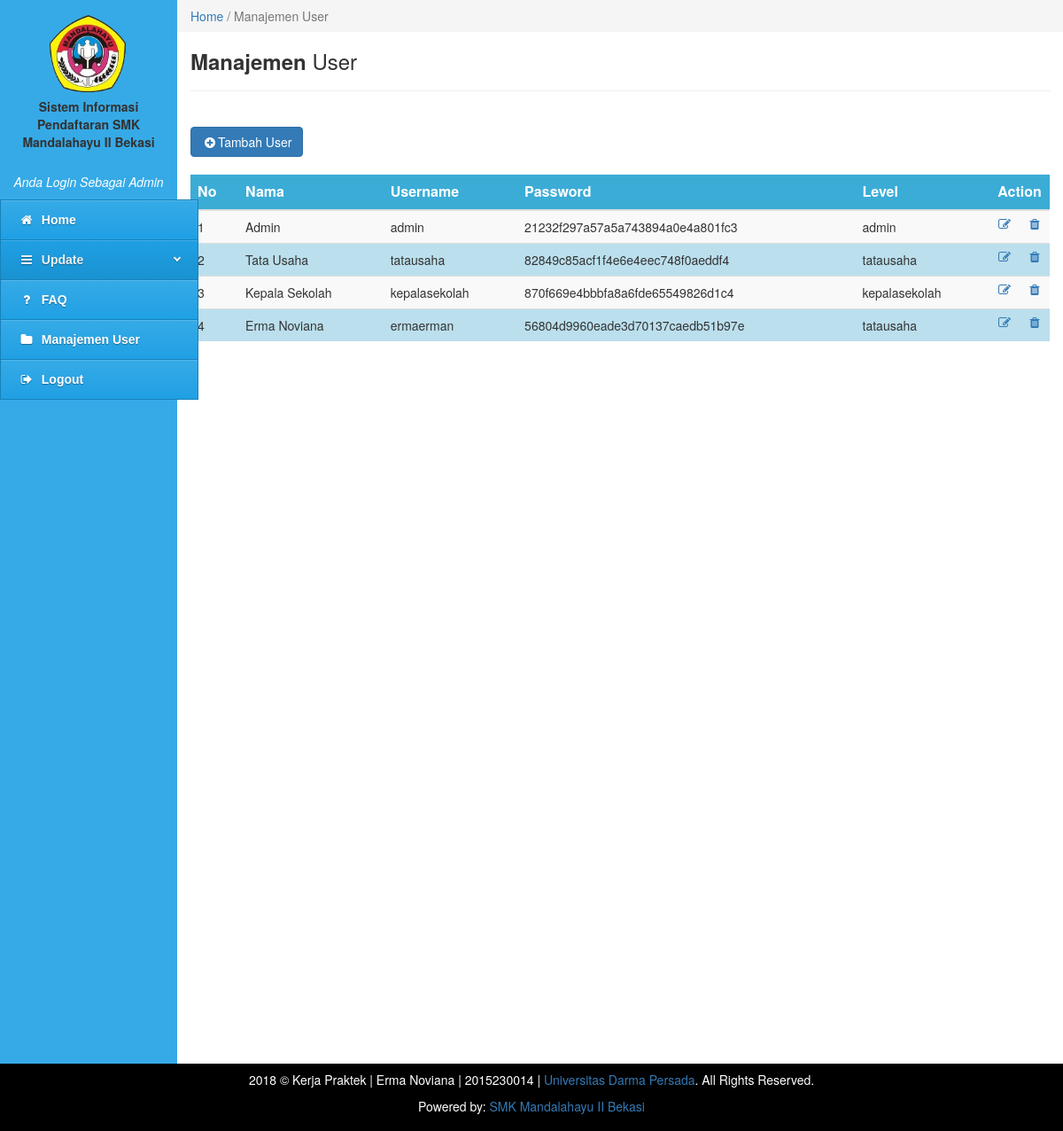
The app's page /admin/admin.php?content=manajemen-user (signed in) with its own data.
### tables this page shows
CREATE TABLE `tbl_user` (
  `id_user` int(10) NOT NULL,
  `nama` varchar(50) NOT NULL,
  `username` varchar(30) NOT NULL,
  `password` varchar(50) NOT NULL,
  `level` varchar(20) NOT NULL
);

### admin/manajemen-user.php (the view, shortened to what this page needs)
<div class="col-md-10" style="padding:0px">
  <ol class="breadcrumb" style="margin:0;border-radius:0;">
    <li class="active"><a href="admin.php?content=home-admin">Home</a> / Manajemen User</li>
  </ol>
</div>
<div class="col-md-10" style="min-height:500px">
  <h3><b>Manajemen</b> User</h3>
  <hr>
  <br>
    <button type="button" class="btn btn-primary" data-toggle="modal" data-target="#myModal"><i class="fa fa-plus-circle fa-fw"></i>Tambah User</button>
    <br><br>
    <form class="form-horizontal" method="POST">
      <table class="table table-striped">
        <thead>
          <tr>
            <th>No</th>
            <th>Nama</th>
            <th>Username</th>
            <th>Password</th>
            <th>Level</th>
            <th colspan="2"><center>Action</center></th>
          </tr>
        </thead>
        <tbody>
          <?php
            include '../config/koneksi.php';
            $query = mysqli_query($konek, "SELECT id_user, nama, username, password, level FROM tbl_user")or die(mysqli_error());
                    if(mysqli_num_rows($query) == 0){
                      echo '<tr><td colspan="4" align="center">Tidak ada data!</td></tr>';
                    }
                      else
                    {
                      $no = 1;
                      while($data = mysqli_fetch_array($query)){
                        echo '<tr>';
                        echo '<td>'.$no.'</td>';
                        echo '<td>'.$data['nama'].'</td>';
                        echo '<td>'.$data['username'].'</td>';
                        echo '<td>'.$data['password'].'</td>';
                        echo '<td>'.$data['level'].'</td>';
                        echo '<td  width="20"><a data-toggle="tooltip" data-placement="left" title="Edit" href=admin.php?content=edit-user&&id_user='.$data['id_user'].'><i class="fa fa-edit fa-fw"></i></a></td>';
                        echo '<td  width="20"><a data-toggle="tooltip" data-placement="left" title="Delete" href=../config/delete-user.php?id_user='.$data['id_user'].'><i class="fa fa-trash fa-fw"></i></a></td>';
                        echo '</tr>';
                        $no++;
                      }
                    }
                ?>
        </tbody>
      </table>
    </form>
  </div>

### admin/manajemen-user.php (style rules this page uses)
table { border-collapse: collapse; width: 100%; }
th, td { text-align: left; padding: 8px; }
tr:nth-child(even) { background-color: #bbdfed; }
th { background-color: #3bacd6; color: white; }
td { font-size: 14px; }

### records on screen
tbl_user: nama "Admin", username "admin", password "21232f297a57a5a743894a0e4a801fc3", level "admin"
tbl_user: nama "Tata Usaha", username "tatausaha", password "82849c85acf1f4e6e4eec748f0aeddf4", level "tatausaha"
tbl_user: nama "Kepala Sekolah", username "kepalasekolah", password "870f669e4bbbfa8a6fde65549826d1c4", level "kepalasekolah"
tbl_user: nama "Erma Noviana", username "ermaerman", password "56804d9960eade3d70137caedb51b97e", level "tatausaha"
